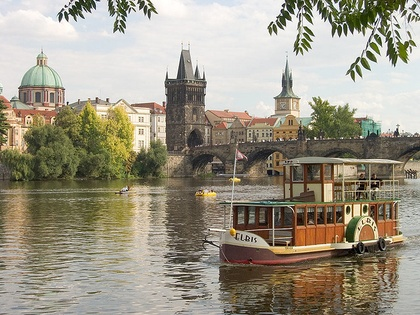
%> input picture inputSeamCarvingPrague.jpg, 420 x 315 px, shrunk from 640 x 480 before the run
$ octave seam_carving_decrease_height.m   (GNU Octave 9; MATLAB toolbox functions it lacks are replaced by stand-ins)
%> lines starting %> are read from the running program, lines starting %| are printed output that depends on the picture
%> further down, pragueImg is the input picture: size 315x420x3 uint8; mean R, G, B 156.5, 149.6, 132.7
### energy_img.m
function energyImg = energy_img(img)
    gray = rgb2gray(img);
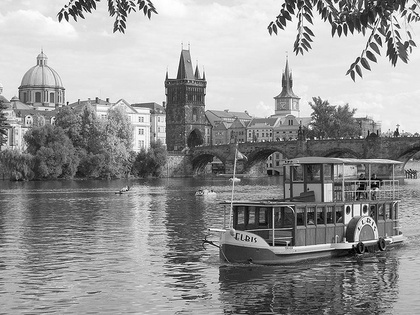
%> gray: size 315x420 uint8; min 1, max 255, mean 149.8
    xfilter = [-1,1];
    yfilter = [-1,1].';
    dx = imfilter(double(gray), xfilter);
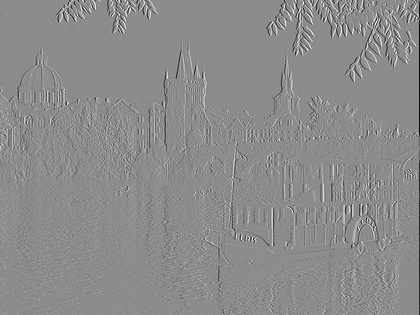
%> dx: size 315x420 double; min -253, max 207, mean -0.3; drawn with min black and max white
    dy = imfilter(double(gray), yfilter);
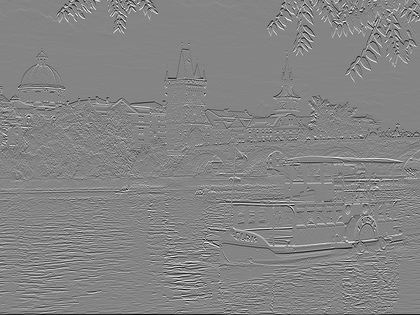
%> dy: size 315x420 double; min -209, max 192, mean -0.5; drawn with min black and max white

    energyImg = sqrt(dx.^2 + dy.^2);
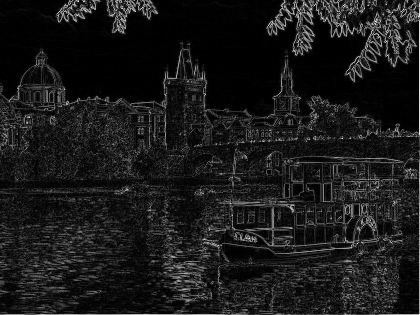
%> energyImg: size 315x420 double; min 0, max 263.9, mean 27.4; drawn with min black and max white
end

### decrease_height.m
function [reducedColorImg, reducedEnergyImg] = decrease_height(im, energyImg)
    [rowsize, colsize, ~] = size(im);
    reducedColorImg = uint8(zeros(rowsize-1, colsize, 3));
    reducedEnergyImg = zeros(rowsize-1, colsize);

    cumulativeEnergyMap = cumulative_min_energy_map(energyImg, 'HORIZONTAL');
    seam = find_horizontal_seam(cumulativeEnergyMap);
    for j = 1 : colsize
        if(seam(j) == 1)
            reducedColorImg(:,j,:) = im(2:rowsize, j, :);
            reducedEnergyImg(:,j) = energyImg(2:rowsize,j);

        elseif(seam(j) == rowsize)
            reducedColorImg(:,j,:) = im(1:rowsize-1, j, :);
            reducedEnergyImg(:,j) = energyImg(1:rowsize-1, j);

        else
            reducedColorImg(:,j,:) = [im(1:seam(j)-1,j,:); im(seam(j)+1:rowsize,j,:)];
            reducedEnergyImg(:,j) = [energyImg(1:seam(j)-1,j); energyImg(seam(j)+1:rowsize,j)];
        end
    end

end

### cumulative_min_energy_map.m
function cumulativeEnergyMap = cumulative_min_energy_map(energyImg, seamDirection)
    [rowsize, colsize] = size(energyImg);
    cumulativeEnergyMap = zeros(rowsize,colsize); %initialize matrix

    %creating vertical cum energy map
    if(strcmp(seamDirection, "VERTICAL"))
        cumulativeEnergyMap(1,:) = energyImg(1,:);
        for i = 2:rowsize
            for j = 1:colsize
                if(j == 1) % edge case: left edge
                    prevPixels = [cumulativeEnergyMap(i-1,j), cumulativeEnergyMap(i-1,j+1)];
                elseif(j == colsize) % edge case: right edge
                    prevPixels = [cumulativeEnergyMap(i-1,j-1), cumulativeEnergyMap(i-1,j)];
                else % general case
                    prevPixels = [cumulativeEnergyMap(i-1,j-1), cumulativeEnergyMap(i-1,j), cumulativeEnergyMap(i-1,j+1)];
                end
                cumulativeEnergyMap(i,j) = energyImg(i,j) + min(prevPixels);
            end
        end
    end
    %creating horizontal cum energy map
    if(strcmp(seamDirection, 'HORIZONTAL'))
        cumulativeEnergyMap(:,1) = energyImg(:,1);
        for j = 2:colsize
            for i = 1:rowsize
                if(i == 1) % edge case: top edge
                    prevPixels = [cumulativeEnergyMap(i,j-1), cumulativeEnergyMap(i+1,j-1)];
                elseif(i == rowsize) % edge case: bottom edge
                    prevPixels = [cumulativeEnergyMap(i-1,j-1), cumulativeEnergyMap(i,j-1)];
                else % general case
                    prevPixels = [cumulativeEnergyMap(i-1,j-1), cumulativeEnergyMap(i,j-1), cumulativeEnergyMap(i+1,j-1)];
                end
                cumulativeEnergyMap(i,j) = energyImg(i,j) + min(prevPixels);
            end
        end
    end
end

### find_horizontal_seam.m
function horizontalSeam = find_horizontal_seam(cumulativeEnergyMap)
    [rowsize, colsize] = size(cumulativeEnergyMap);
    horizontalSeam = zeros(1,colsize);

    %get the minimum value at the bottom of the cum energy map
    [~, horizontalSeam(colsize)] = min(cumulativeEnergyMap(:, colsize));

    for i = colsize-1:-1:1
       if(horizontalSeam(i+1) == 1)
           pixSet = [...
                Inf ...
                cumulativeEnergyMap(horizontalSeam(i+1),i) ...
                cumulativeEnergyMap(horizontalSeam(i+1)+1,i)];
       elseif(horizontalSeam(i+1) == rowsize)
           pixSet = [...
                cumulativeEnergyMap(horizontalSeam(i+1)-1,i) ...
                cumulativeEnergyMap(horizontalSeam(i+1),i) ...
                Inf];
       else
           pixSet = [...
                cumulativeEnergyMap(horizontalSeam(i+1)-1,i) ...
                cumulativeEnergyMap(horizontalSeam(i+1),i) ...
                cumulativeEnergyMap(horizontalSeam(i+1)+1,i)];
       end
       [~, offset] = min(pixSet);
       offset = offset - 2;
       horizontalSeam(i) = horizontalSeam(i+1) + offset;
    end

end

### seam_carving_decrease_height.m
pragueImg = imread("inputSeamCarvingPrague.jpg");
energyPrague = energy_img(pragueImg);
for n = 1:50
%> (the run ends here)
